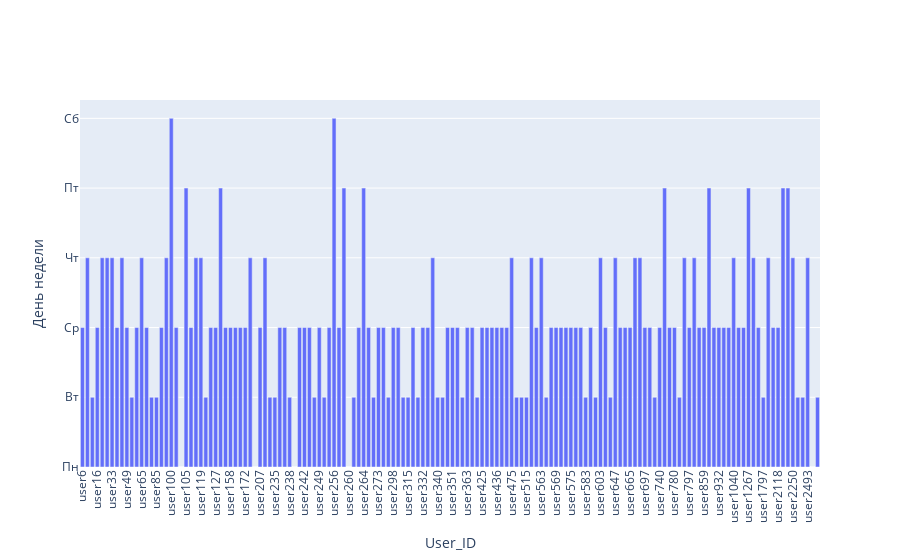

The code cell stored with this chart in its notebook:
### Markdown cell above
Выведите медианный день недели, в который началась сессия, для сессий 150 пользователей

### Code cell
d = {}
for user_x in new_train_data_150users['user_id'].unique():
    d[user_x] =int(np.median(new_train_data_150users[new_train_data_150users['user_id'] == user_x]['Start_Weekday']))
    
days_of_week = [u'Пн', u'Вт', u'Ср', u'Чт', u'Пт', u'Сб', u'Вс']

data_viz =  go.Bar(
    x = list(map(lambda x: 'user'+x, map(str,d.keys()))),
    y = list(d.values())
)

fig = go.Figure(data = [data_viz])
fig.update_xaxes(tickangle=-90)
fig.update_layout(xaxis_title='User_ID', yaxis_title=u'День недели', 
                  yaxis=dict(
                      tickmode = 'array',
                      tickvals = list(range(7)),
                      ticktext = days_of_week)
                 )
iplot(fig)

### Figure 1 — Plotly figure (JSON) as saved in the notebook; plotly's stock layout.template omitted (floating-point values rounded to 4 significant figures; data arrays with more than 128 entries replaced by an {"elided": "..."} marker saying what was removed)
{"data": [{"type": "bar", "x": {"elided": "150 str values"}, "y": {"elided": "150 int values"}}], "layout": {"xaxis": {"tickangle": -90, "title": {"text": "User_ID"}}, "yaxis": {"tickmode": "array", "ticktext": ["Пн", "Вт", "Ср", "Чт", "Пт", "Сб", "Вс"], "tickvals": [0, 1, 2, 3, 4, 5, 6], "title": {"text": "День недели"}}}}
